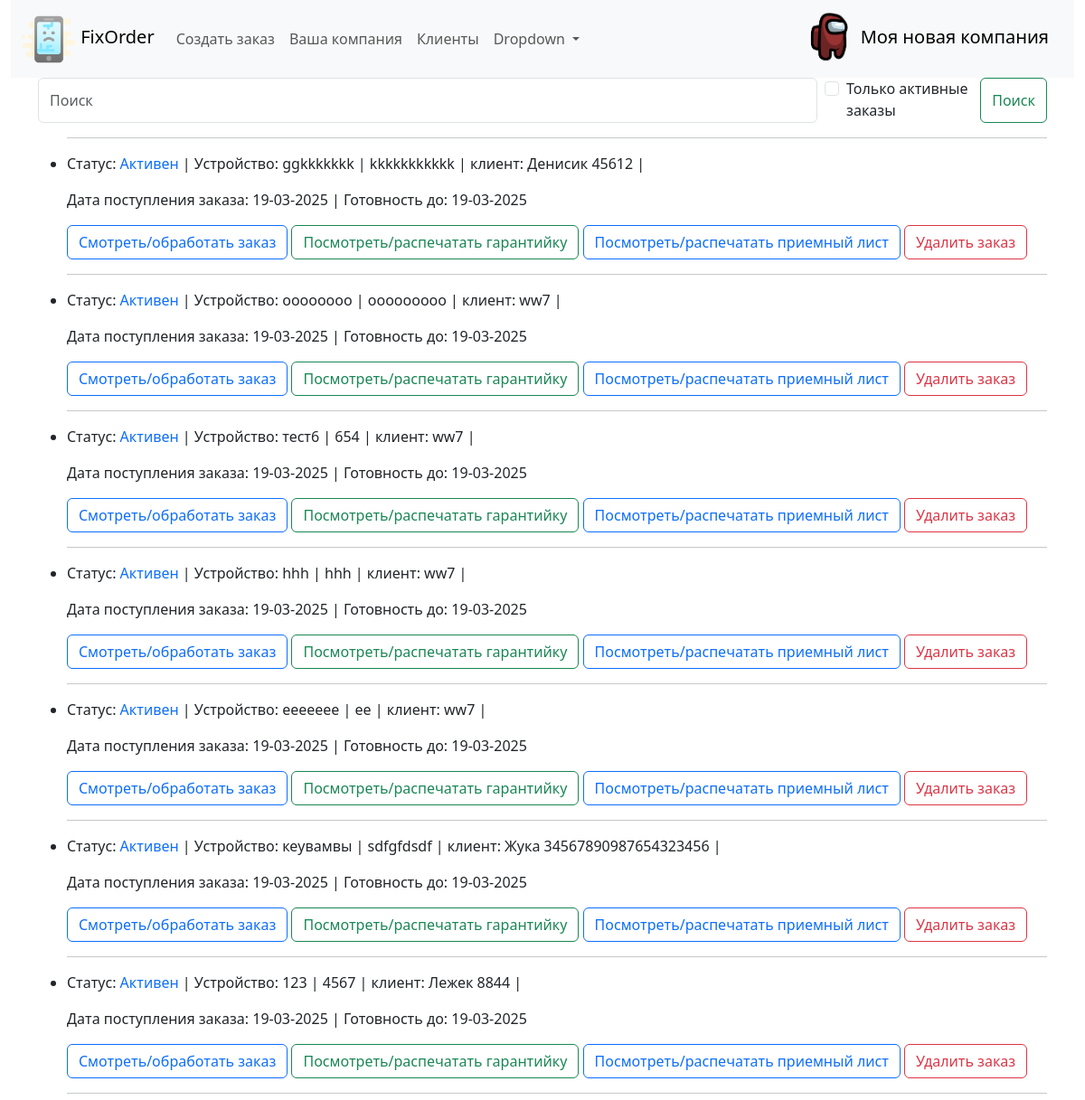
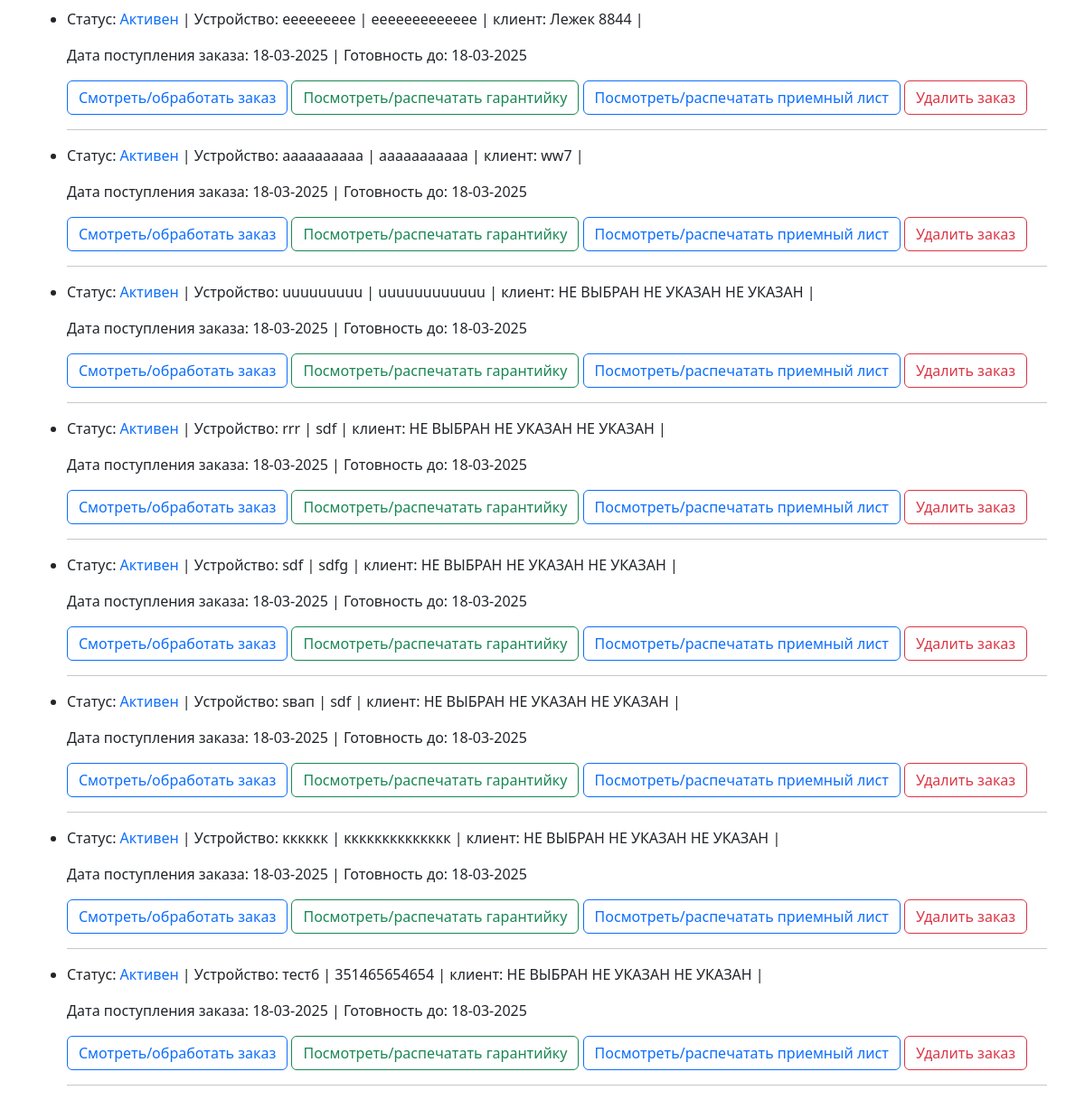
Before: / with the older database file (2 pictures, top to bottom).
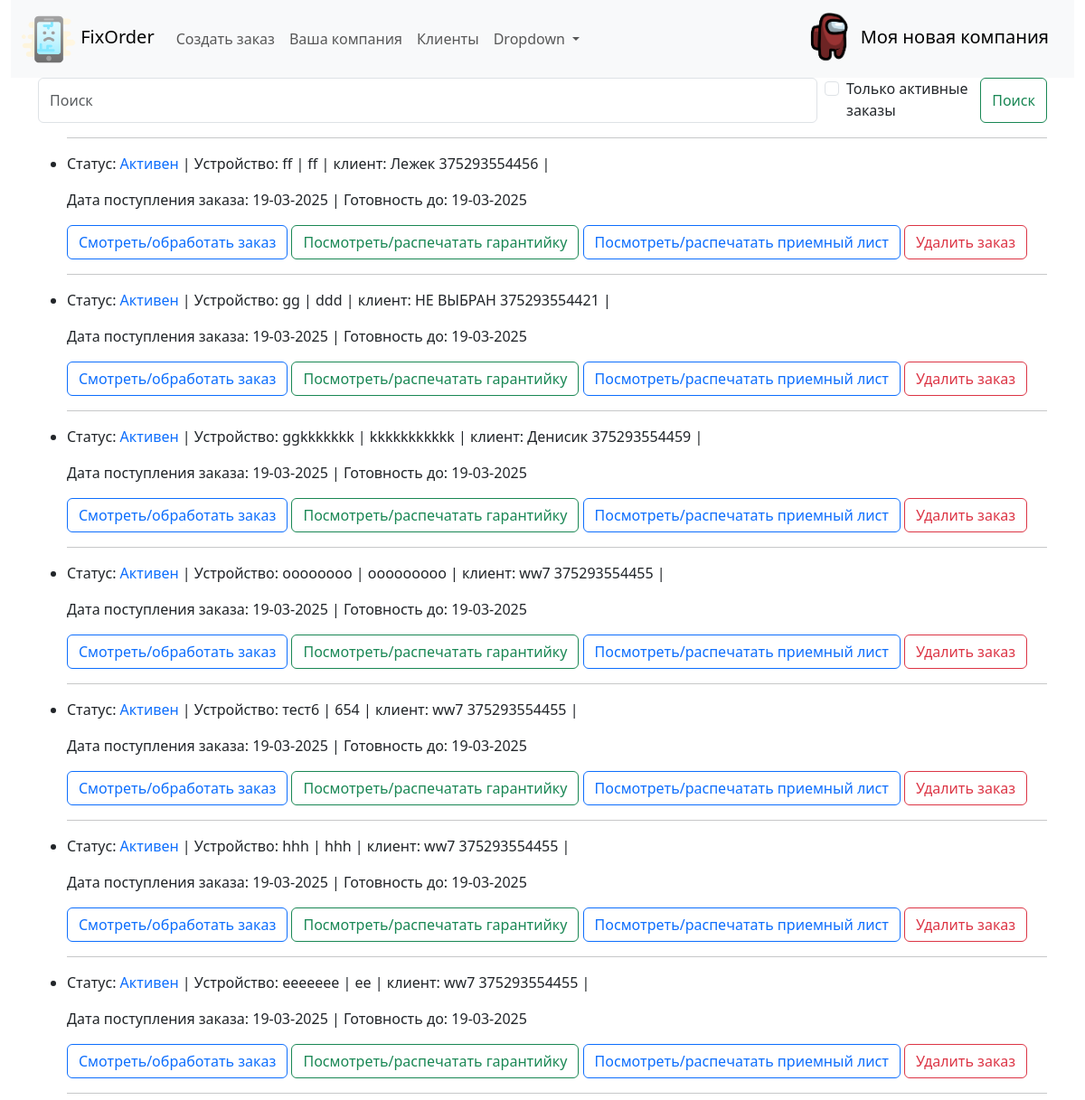
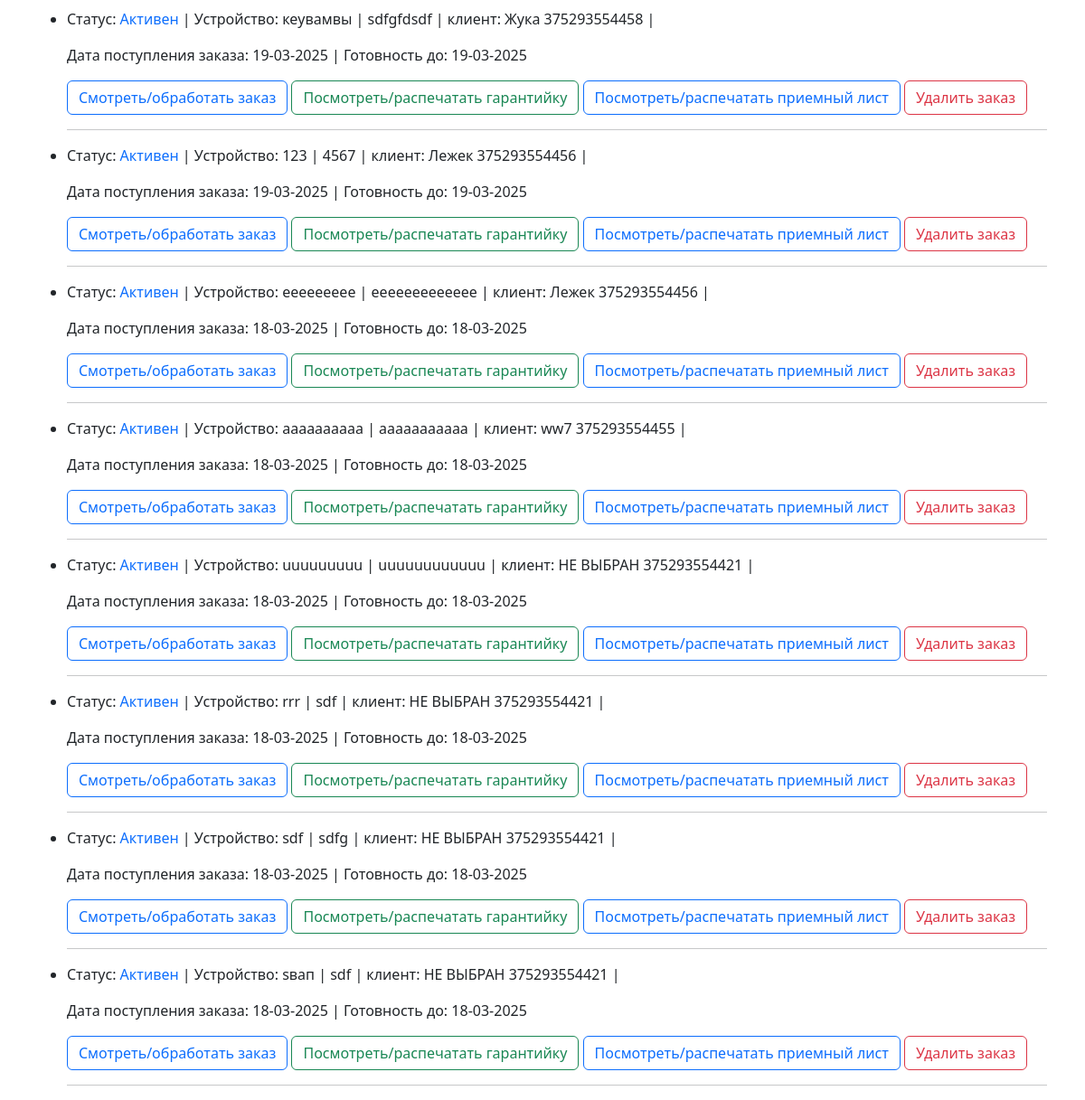
After: the same page with the newer database file (2 pictures, top to bottom).
### fixorder/models.py (models this page shows, shortened)
class Order(models.Model):
    order_client = models.ForeignKey(Client, related_name='client', default=1, on_delete=models.DO_NOTHING, verbose_name='Клиент')
    time_create = models.DateTimeField(auto_now_add=True)
    time_update = models.DateTimeField(auto_now=True)
    time_demand = models.DateField(blank=True, null=True, verbose_name='Срок ремонта')
    time_away = models.DateTimeField(null=True, blank=True, verbose_name='Дата выдачи')
    device = models.CharField(max_length=255, verbose_name='Устройство')
    defect = models.TextField(max_length=400, verbose_name='Неисправность')
    device_password = models.CharField(max_length=50, blank=True, null=True, verbose_name='Пароль')
    device_exterior = models.TextField(max_length=400, blank=True, null=True, verbose_name='Внешний вид')
    initial_price = models.CharField(max_length=10, blank=True, null=True, verbose_name='Ориентировочная стоимость')
    prepaid = models.FloatField(max_length=10, blank=True, null=True, verbose_name='Предоплата')
    notes = models.TextField(max_length=500, blank=True, null=True, verbose_name='Заметки')
    total_price = models.DecimalField(max_digits=10, decimal_places=2, blank=True, default=0, verbose_name='Итоговая стоимость')
    work = models.CharField(max_length=255, blank=True, null=True, verbose_name='Выполненная работа')
    work_price = models.DecimalField(max_digits=10, decimal_places=2, blank=True, null=True, verbose_name='Цена')
    work_warranty = models.FloatField(max_length=2, blank=True, null=True, verbose_name='Гарантия')
    work1 = models.CharField(max_length=255, blank=True, null=True, verbose_name='Выполненная работа')
    work_price1 = models.DecimalField(max_digits=10, decimal_places=2, blank=True, null=True, verbose_name='Цена')
    work_warranty1 = models.FloatField(max_length=2, blank=True, null=True, verbose_name='Гарантия')
    work2 = models.CharField(max_length=255, blank=True, null=True, verbose_name='Выполненная работа')
    work_price2 = models.DecimalField(max_digits=10, decimal_places=2, blank=True, null=True, verbose_name='Цена')
    work_warranty2 = models.FloatField(max_length=2, blank=True, null=True, verbose_name='Гарантия')
    work3 = models.CharField(max_length=255, blank=True, null=True, verbose_name='Выполненная работа')
    work_price3 = models.DecimalField(max_digits=10, decimal_places=2, blank=True, null=True, verbose_name='Цена')
    work_warranty3 = models.FloatField(max_length=2, blank=True, null=True, verbose_name='Гарантия')
    work4 = models.CharField(max_length=255, blank=True, null=True, verbose_name='Выполненная работа')
    work_price4 = models.DecimalField(max_digits=10, decimal_places=2, blank=True, null=True, verbose_name='Цена')
    work_warranty4 = models.FloatField(max_length=2, blank=True, null=True, verbose_name='Гарантия')
    work5 = models.CharField(max_length=255, blank=True, null=True, verbose_name='Выполненная работа')
    work_price5 = models.DecimalField(max_digits=10, decimal_places=2, blank=True, null=True, verbose_name='Цена')
    work_warranty5 = models.FloatField(max_length=2, blank=True, null=True, verbose_name='Гарантия')
    work6 = models.CharField(max_length=255, blank=True, null=True, verbose_name='Выполненная работа')
    work_price6 = models.DecimalField(max_digits=10, decimal_places=2, blank=True, null=True, verbose_name='Цена')
    work_warranty6 = models.FloatField(max_length=2, blank=True, null=True, verbose_name='Гарантия')
    status = models.ForeignKey(OrderStatus, on_delete=models.DO_NOTHING, default = 4, related_name='related_order', verbose_name='Статус ремонта')
    conclusion = models.TextField(max_length=500, blank=True, null=True, verbose_name='Заключение мастера')
    remain_to_pay = models.DecimalField(max_digits=10, decimal_places=2, null=True, blank=True, default=0,
                                      verbose_name='Осталось оплатить')
    class Meta:
        verbose_name = 'Заказы'
        verbose_name_plural = 'Заказы'
        ordering = ['-time_create']
        indexes = [models.Index(fields=['-time_create'])
                   ]
    def get_absolute_url(self):
        return reverse('order', kwargs={'pk': self.pk})
    def get_warrantydoc_url(self):
        return reverse('warrantydoc', kwargs={'pk': self.pk})
    def get_commingdoc_url(self):
        return reverse('commingdoc', kwargs={'pk': self.pk})
    def get_delete_url(self):
        return reverse('delete', kwargs={'pk': self.pk})

class OrderStatus(models.Model):
    status = models.CharField(max_length=100, unique=True, db_index=True, verbose_name='Статус заказа')
    def __str__(self):
        return self.status

class Client(models.Model):
    name = models.CharField(max_length=255, unique=True, db_index=True, verbose_name='ФИО клиента') #unique=True,
    phone = models.CharField(max_length=20, db_index=True, verbose_name='Контактный номер')
    phone1 = models.CharField(max_length=20, db_index=True, blank=True, null=True, verbose_name='Дополнительный номер')
    telegram = models.CharField(max_length=40, blank=True, null=True, verbose_name='Telegram клиента')
    viber = models.CharField(max_length=20, blank=True, null=True, verbose_name='Viber клиента')
    whatsapp = models.CharField(max_length=20, blank=True, null=True, verbose_name='Whattsapp клиента')
    class Meta:
        verbose_name = 'Клиенты'
        verbose_name_plural = 'Клиенты'
        ordering = ['name']
        indexes = [models.Index(fields=['name'])
                   ]
    def __str__(self):
        return f'{self.name} {self.phone} {self.phone1}'

### fixorder/views.py (the view)
# urls.py: path('', views.Show_orderlist.as_view(), name='orderlist'),
class Show_orderlist(ListView):
    model = Order
    template_name = 'fixorder/orderlist.html'
    context_object_name = 'my_orders'
    paginate_by = 15
    extra_context = {'title': 'Главная страница', 'header': 'Ваши заказы'}
    def get_queryset(self):
        query = self.request.GET.get('q')
        checky = self.request.GET.get('cb')
        if not checky:
            if query:
                query = query.replace("\\", "")
                return Order.objects.filter(
                    Q(order_client__phone__iregex=query) | Q(order_client__name__iregex=query) | Q(
                        order_client__telegram__iregex=query))  # для PosgreSQL можно использовать __icontains
            return super().get_queryset()
        else:
            return Order.objects.filter(status__status="Активен").filter(
                    Q(order_client__phone__iregex=query) | Q(order_client__name__iregex=query) |
            Q(order_client__telegram__iregex=query))

### fixorder/templatetags/fixorder_tags.py (called while the page is built)
@register.simple_tag
def logo_url():
    return static('img/logo.png')

@register.simple_tag
def get_company_name():
    return Company.objects.get(pk=1).brand_name

### fixorder/templates/fixorder/orderlist.html (shortened to what this page needs)
{% extends 'fixorder/base.html' %}
{% block content %}
      <form class="d-flex" role="search" method='GET'>
        <input class="form-control me-2" type="search" placeholder="Поиск" aria-label="Search" name='q' value='{{ request.GET.q }}'>
          <br>
          <div class="form-check">
            <input class="form-check-input" type="checkbox" name='cb' value="1" id="flexCheckDefault"  {% if request.GET.cb %} checked {% endif %}>
            <label class="form-check-label" for="flexCheckDefault">
            Только активные заказы
            </label>
            </div>
          <button class="btn btn-outline-success" type="submit">Поиск</button>
      </form>
<ul>
     <hr>
	{% for myo in my_orders %}
    		<li><div>
	<p>Статус: {% if myo.status.status == "Активен" %}<span class="text-primary"> {{myo.status}}</span>
         {% elif myo.status.status == "Готов" %}<span class="text-success"> {{myo.status}}</span>
        {% elif myo.status.status == "Выдан без ремонта" %}<span class="text-secondary"> {{myo.status}}</span>
        {% elif myo.status.status == "Выдан" %}<span class="text-secondary"> {{myo.status}}</span> {% endif %}
                | Устройство: {{myo.device}} | {{myo.defect}} | клиент: {{myo.order_client}} | {{myo.client_phone}}
				</p>
	<p>Дата поступления заказа: {{myo.time_create|date:"d-m-Y"}} | Готовность до: {{myo.time_demand|date:"d-m-Y"}}</p>
<p>
<a href="{{ myo.get_absolute_url }}" class="btn btn-outline-primary">Смотреть/обработать заказ</a>
<a href="{{ myo.get_warrantydoc_url }}" class="btn btn-outline-success">Посмотреть/распечатать гарантийку</a>
<a href="{{ myo.get_commingdoc_url }}" class="btn btn-outline-primary">Посмотреть/распечатать приемный лист</a>
    <a href="{{ myo.get_delete_url }}" class="btn btn-outline-danger">Удалить заказ</a>
</p>
    </div></li>
 <hr>
	{% endfor %}
</ul>
{% endblock %}

Changed rows visible on the page:
no longer on this page (row unchanged): Order: status "Активен", device "кккккк", defect "кккккккккккккк", order_client "НЕ ВЫБРАН НЕ УКАЗАН НЕ УКАЗАН", time_create "18-03-2025", time_demand "18-03-2025"
no longer on this page (row unchanged): Order: status "Активен", device "тест6", defect "351465654654", order_client "НЕ ВЫБРАН НЕ УКАЗАН НЕ УКАЗАН", time_create "18-03-2025", time_demand "18-03-2025"
added Order: status "Активен", device "ff", defect "ff", order_client "Лежек 375293554456", time_create "19-03-2025", time_demand "19-03-2025"
added Order: status "Активен", device "gg", defect "ddd", order_client "НЕ ВЫБРАН 375293554421", time_create "19-03-2025", time_demand "19-03-2025"
changed through a linked row, Order "ggkkkkkkk": order_client "Денисик 45612" → "Денисик 375293554459"
changed through a linked row, Order "oooooooo": order_client "ww7" → "ww7 375293554455"
changed through a linked row, Order "тест6": order_client "ww7" → "ww7 375293554455"
changed through a linked row, Order "hhh": order_client "ww7" → "ww7 375293554455"
changed through a linked row, Order "eeeeeee": order_client "ww7" → "ww7 375293554455"
changed through a linked row, Order "кеувамвы": order_client "Жука 34567890987654323456" → "Жука 375293554458"
changed through a linked row, Order (number 9 of 15 on the later page): order_client "Лежек 8844" → "Лежек 375293554456"
changed through a linked row, Order "eeeeeeeee": order_client "Лежек 8844" → "Лежек 375293554456"
changed through a linked row, Order "аааааааааа": order_client "ww7" → "ww7 375293554455"
changed through a linked row, Order "uuuuuuuuu": order_client "НЕ ВЫБРАН НЕ УКАЗАН НЕ УКАЗАН" → "НЕ ВЫБРАН 375293554421"
changed through a linked row, Order "rrr": order_client "НЕ ВЫБРАН НЕ УКАЗАН НЕ УКАЗАН" → "НЕ ВЫБРАН 375293554421"
changed through a linked row, Order "sdfg": order_client "НЕ ВЫБРАН НЕ УКАЗАН НЕ УКАЗАН" → "НЕ ВЫБРАН 375293554421"
changed through a linked row, Order "sвап": order_client "НЕ ВЫБРАН НЕ УКАЗАН НЕ УКАЗАН" → "НЕ ВЫБРАН 375293554421"
